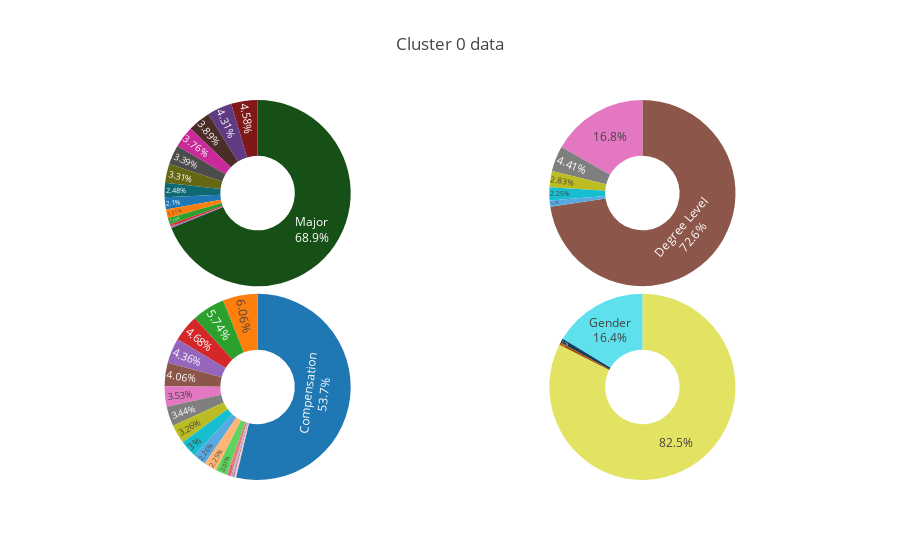
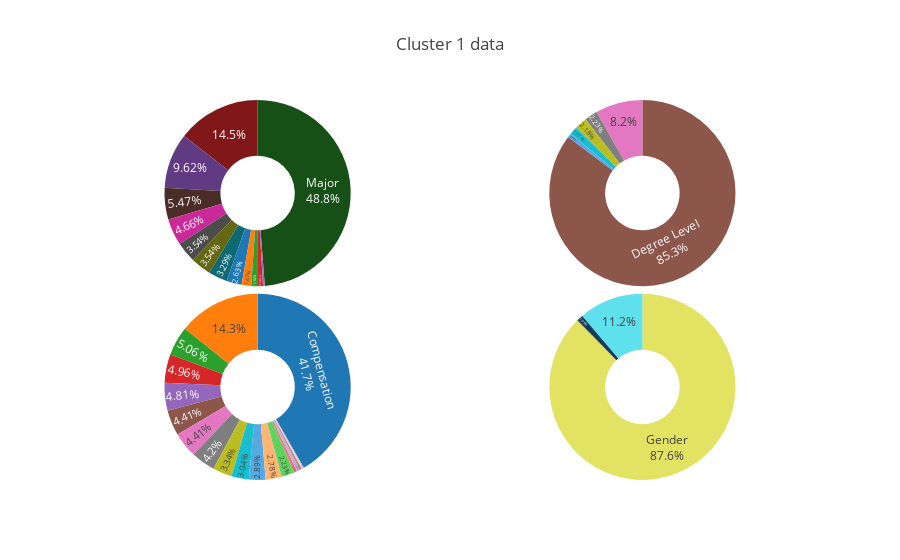
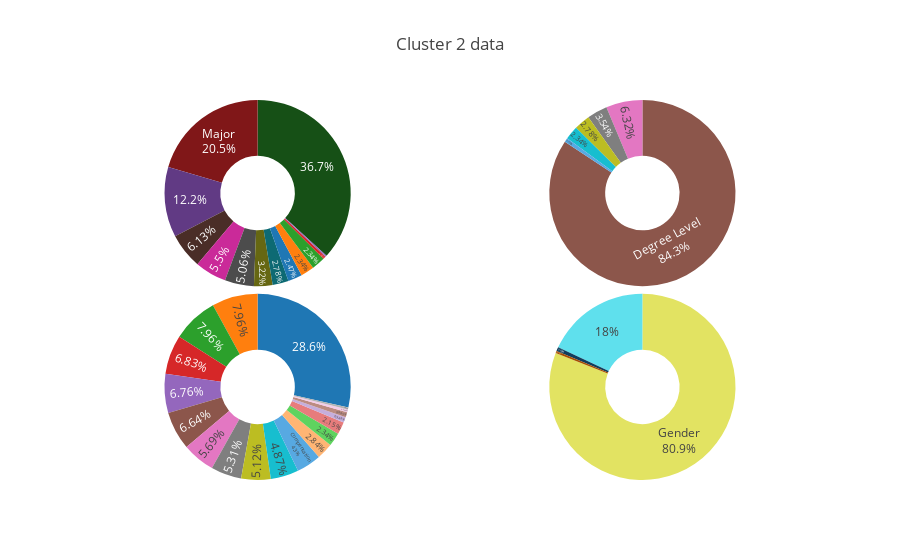
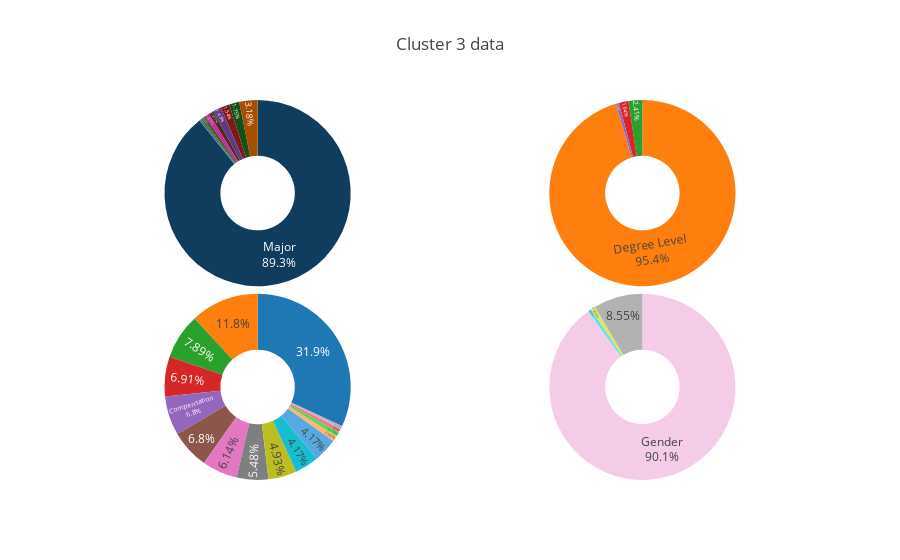

Write notebook code for charts like these, in order.
### Code cell
for cluster_label in range(n_clusters):
    plot_donuts_cluster(dict_clusters[cluster_label], "Cluster {} data".format(cluster_label))

### Figure 1 — Plotly figure (JSON) as saved in the notebook; plotly's stock layout.template omitted (floating-point values rounded to 4 significant figures)
{"data": [{"domain": {"x": [0, 0.48], "y": [0, 0.49]}, "hole": 0.4, "hoverinfo": "label+name", "labels": ["0-10,000", "50-60,000", "100-125,000", "80-90,000", "70-80,000", "90-100,000", "40-50,000", "125-150,000", "30-40,000", "150-200,000", "10-20,000", "20-30,000", "60-70,000", "500,000+", "200-250,000", "400-500,000", "250-300,000", "300-400,000"], "name": "Compensation", "text": ["Compensation"], "textposition": "inside", "type": "pie", "uid": "955751c6-a09b-4e2f-af31-c9c5117f2713", "values": [3228, 281, 244, 135, 207, 180, 196, 136, 345, 121, 364, 262, 212, 19, 45, 5, 16, 14]}, {"domain": {"x": [0.52, 1], "y": [0, 0.49]}, "hole": 0.4, "hoverinfo": "label+name", "labels": ["Female", "Male", "Prefer not to say", "Prefer to self-describe"], "name": "Gender", "text": ["Gender"], "textposition": "inside", "type": "pie", "uid": "7bf2fbae-8cd0-499b-8ca3-404a0381bf57", "values": [984, 4957, 43, 26]}, {"domain": {"x": [0, 0.48], "y": [0.51, 1]}, "hole": 0.4, "hoverinfo": "label+name", "labels": ["Computer science (software engineering, etc.)", "Mathematics or statistics", "Information technology, networking, or system administration", "Environmental science or geology", "Medical or life sciences (biology, chemistry, medicine, etc.)", "Other", "Humanities (history, literature, philosophy, etc.)", "A business discipline (accounting, economics, finance, etc.)", "Engineering (non-computer focused)", "I never declared a major", "Physics or astronomy", "Social sciences (anthropology, psychology, sociology, etc.)", "Fine arts or performing arts"], "name": "Major", "text": ["Major"], "textposition": "inside", "type": "pie", "uid": "8c7cb689-8777-4cc0-abf5-75948625e1db", "values": [4140, 234, 259, 69, 204, 199, 91, 126, 275, 15, 226, 149, 23]}, {"domain": {"x": [0.52, 1], "y": [0.51, 1]}, "hole": 0.4, "hoverinfo": "label+name", "labels": ["Master’s degree", "Professional degree", "Some college/university study without earning a bachelor’s degree", "Bachelor’s degree", "Doctoral degree", "I prefer not to answer"], "name": "Degree Level", "text": ["Degree Level"], "textposition": "inside", "type": "pie", "uid": "b22ead4e-8b5f-4a4a-bb88-f97f1c4b7ce6", "values": [4366, 170, 265, 1008, 135, 66]}], "layout": {"showlegend": false, "title": "Cluster 0 data"}}

### Figure 2 — Plotly figure (JSON) as saved in the notebook; plotly's stock layout.template omitted (floating-point values rounded to 4 significant figures)
{"data": [{"domain": {"x": [0, 0.48], "y": [0, 0.49]}, "hole": 0.4, "hoverinfo": "label+name", "labels": ["10-20,000", "90-100,000", "0-10,000", "60-70,000", "30-40,000", "20-30,000", "50-60,000", "70-80,000", "40-50,000", "300-400,000", "150-200,000", "500,000+", "100-125,000", "80-90,000", "125-150,000", "200-250,000", "250-300,000", "400-500,000"], "name": "Compensation", "text": ["Compensation"], "textposition": "inside", "type": "pie", "uid": "8bec6a6a-1e6c-4fe6-b596-fd0211cc9d3b", "values": [824, 57, 282, 100, 87, 55, 98, 83, 95, 5, 44, 10, 87, 60, 66, 11, 8, 3]}, {"domain": {"x": [0.52, 1], "y": [0, 0.49]}, "hole": 0.4, "hoverinfo": "label+name", "labels": ["Male", "Female", "Prefer not to say", "Prefer to self-describe"], "name": "Gender", "text": ["Gender"], "textposition": "inside", "type": "pie", "uid": "3910656f-19b5-4313-979e-39dfb7095ca5", "values": [1731, 221, 21, 2]}, {"domain": {"x": [0, 0.48], "y": [0.51, 1]}, "hole": 0.4, "hoverinfo": "label+name", "labels": ["Engineering (non-computer focused)", "A business discipline (accounting, economics, finance, etc.)", "Computer science (software engineering, etc.)", "Mathematics or statistics", "Social sciences (anthropology, psychology, sociology, etc.)", "Other", "Humanities (history, literature, philosophy, etc.)", "Information technology, networking, or system administration", "Medical or life sciences (biology, chemistry, medicine, etc.)", "Environmental science or geology", "Fine arts or performing arts", "Physics or astronomy", "I never declared a major"], "name": "Major", "text": ["Major"], "textposition": "inside", "type": "pie", "uid": "b76091a5-75c4-4693-ac3f-30fd0abc07e3", "values": [963, 190, 286, 52, 65, 92, 33, 108, 70, 23, 17, 70, 6]}, {"domain": {"x": [0.52, 1], "y": [0.51, 1]}, "hole": 0.4, "hoverinfo": "label+name", "labels": ["Bachelor’s degree", "Master’s degree", "I prefer not to answer", "Some college/university study without earning a bachelor’s degree", "Professional degree", "Doctoral degree"], "name": "Degree Level", "text": ["Degree Level"], "textposition": "inside", "type": "pie", "uid": "efbd4711-674b-46cd-88c4-01c8637571bf", "values": [1685, 162, 14, 27, 44, 43]}], "layout": {"showlegend": false, "title": "Cluster 1 data"}}

### Figure 3 — Plotly figure (JSON) as saved in the notebook; plotly's stock layout.template omitted (floating-point values rounded to 4 significant figures)
{"data": [{"domain": {"x": [0, 0.48], "y": [0, 0.49]}, "hole": 0.4, "hoverinfo": "label+name", "labels": ["80-90,000", "20-30,000", "70-80,000", "30-40,000", "125-150,000", "100-125,000", "150-200,000", "40-50,000", "50-60,000", "10-20,000", "0-10,000", "60-70,000", "90-100,000", "300-400,000", "250-300,000", "200-250,000", "400-500,000", "500,000+"], "name": "Compensation", "text": ["Compensation"], "textposition": "inside", "type": "pie", "uid": "cd4c4f0f-504b-46c2-a826-8085c5239fcd", "values": [68, 452, 81, 126, 90, 126, 84, 108, 107, 34, 45, 105, 77, 15, 14, 37, 5, 8]}, {"domain": {"x": [0.52, 1], "y": [0, 0.49]}, "hole": 0.4, "hoverinfo": "label+name", "labels": ["Male", "Female", "Prefer to self-describe", "Prefer not to say"], "name": "Gender", "text": ["Gender"], "textposition": "inside", "type": "pie", "uid": "a0e4455f-0be1-4364-958f-8cb4b7b616eb", "values": [1280, 285, 6, 11]}, {"domain": {"x": [0, 0.48], "y": [0.51, 1]}, "hole": 0.4, "hoverinfo": "label+name", "labels": ["Physics or astronomy", "Engineering (non-computer focused)", "Mathematics or statistics", "Social sciences (anthropology, psychology, sociology, etc.)", "Other", "Humanities (history, literature, philosophy, etc.)", "Information technology, networking, or system administration", "Computer science (software engineering, etc.)", "Environmental science or geology", "A business discipline (accounting, economics, finance, etc.)", "Medical or life sciences (biology, chemistry, medicine, etc.)", "I never declared a major", "Fine arts or performing arts"], "name": "Major", "text": ["Major"], "textposition": "inside", "type": "pie", "uid": "e086f3d8-3f1c-44d7-93e8-1afbb8456723", "values": [324, 37, 581, 97, 51, 39, 44, 87, 37, 80, 193, 8, 4]}, {"domain": {"x": [0.52, 1], "y": [0.51, 1]}, "hole": 0.4, "hoverinfo": "label+name", "labels": ["Doctoral degree", "Master’s degree", "Professional degree", "Some college/university study without earning a bachelor’s degree", "I prefer not to answer", "Bachelor’s degree"], "name": "Degree Level", "text": ["Degree Level"], "textposition": "inside", "type": "pie", "uid": "8d8e6a6b-0d5b-4d1e-8f38-478508b56db0", "values": [1334, 100, 56, 44, 11, 37]}], "layout": {"showlegend": false, "title": "Cluster 2 data"}}

### Figure 4 — Plotly figure (JSON) as saved in the notebook; plotly's stock layout.template omitted (floating-point values rounded to 4 significant figures)
{"data": [{"domain": {"x": [0, 0.48], "y": [0, 0.49]}, "hole": 0.4, "hoverinfo": "label+name", "labels": ["50-60,000", "30-40,000", "20-30,000", "70-80,000", "100-125,000", "40-50,000", "125-150,000", "90-100,000", "80-90,000", "60-70,000", "200-250,000", "150-200,000", "300-400,000", "250-300,000", "400-500,000", "500,000+"], "name": "Compensation", "text": ["Compensation"], "textposition": "inside", "type": "pie", "uid": "cf7358c0-e376-4df1-9ef2-ff3376987ee3", "values": [62, 108, 291, 62, 63, 72, 38, 50, 45, 56, 7, 38, 6, 4, 1, 9]}, {"domain": {"x": [0.52, 1], "y": [0, 0.49]}, "hole": 0.4, "hoverinfo": "label+name", "labels": ["Male", "Female", "Prefer not to say", "Prefer to self-describe"], "name": "Gender", "text": ["Gender"], "textposition": "inside", "type": "pie", "uid": "dce1b5c0-8056-4155-8fa2-483f3b06b7c8", "values": [822, 78, 7, 5]}, {"domain": {"x": [0, 0.48], "y": [0.51, 1]}, "hole": 0.4, "hoverinfo": "label+name", "labels": ["Computer science (software engineering, etc.)", "Medical or life sciences (biology, chemistry, medicine, etc.)", "Information technology, networking, or system administration", "Other", "A business discipline (accounting, economics, finance, etc.)", "Social sciences (anthropology, psychology, sociology, etc.)", "Physics or astronomy", "Humanities (history, literature, philosophy, etc.)", "I never declared a major", "Environmental science or geology", "Fine arts or performing arts"], "name": "Major", "text": ["Major"], "textposition": "inside", "type": "pie", "uid": "e7538d62-4095-4a68-a880-e4330ec93252", "values": [814, 8, 14, 16, 29, 7, 13, 5, 3, 2, 1]}, {"domain": {"x": [0.52, 1], "y": [0.51, 1]}, "hole": 0.4, "hoverinfo": "label+name", "labels": ["Bachelor’s degree", "Some college/university study without earning a bachelor’s degree", "Professional degree", "I prefer not to answer"], "name": "Degree Level", "text": ["Degree Level"], "textposition": "inside", "type": "pie", "uid": "17866ecf-c5b9-4394-b8d9-e9983180f47a", "values": [870, 22, 15, 5]}], "layout": {"showlegend": false, "title": "Cluster 3 data"}}
